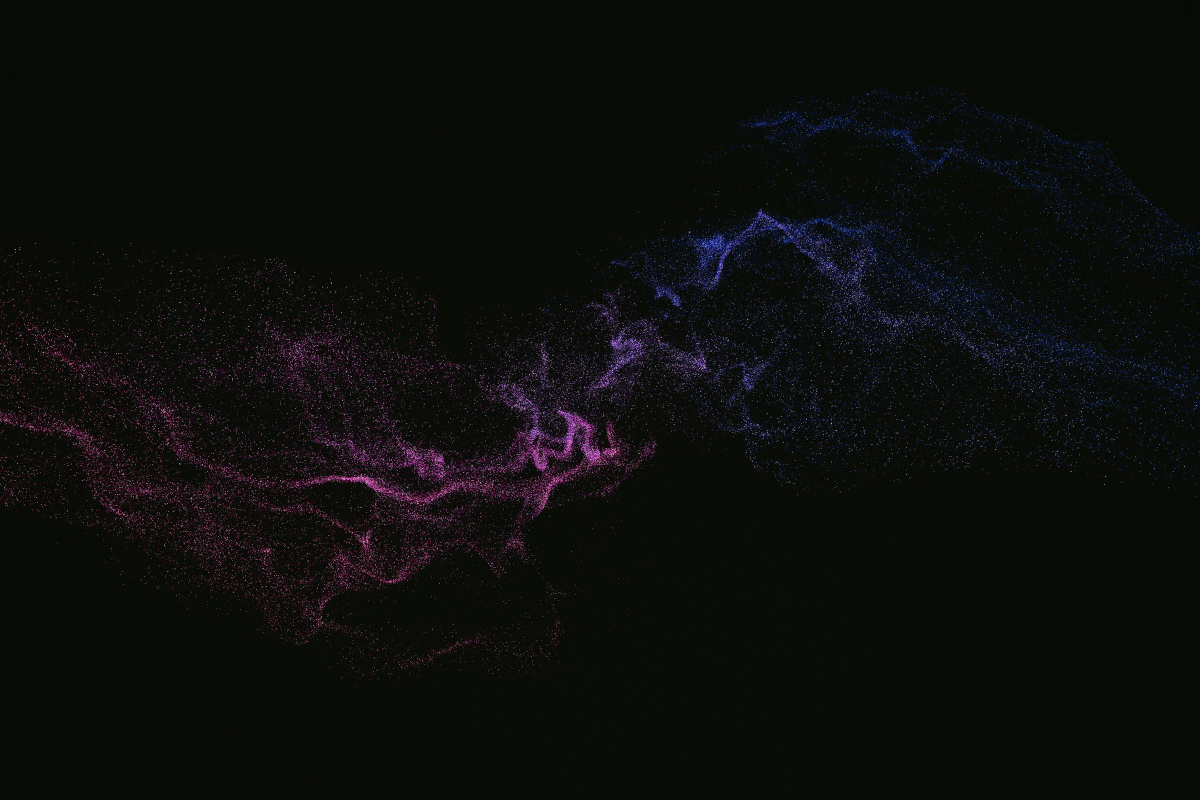
#> input picture brand/backgrounds/particles.jpg, 2400 x 1600 px (shown at 1/2 size)
$ python -i fetch-thumbnails.py   (imports and definitions only)
#> lines starting #> are read from the running program, lines starting #| are printed output that depends on the picture
#> further down, picture is the input picture: PIL image 2400x1600 RGB; mean R, G, B 12.7, 13.5, 10.7
#!/usr/bin/env python3
"""Give every YouTube video on the site its own thumbnail, stored on the site.

    python3 tools/fetch-thumbnails.py          # fetch what's missing, update the pages
    python3 tools/fetch-thumbnails.py --check  # fail if any video has no thumbnail

Every video is a click-to-play cover (<button data-youtube="ID">, assets/js/video.js). This
finds each one in public/*.html, downloads that video's thumbnail from YouTube's image server
once, and keeps it as an original in brand/thumbs/ (never overwritten; delete one to fetch it
again). From it the tool writes web copies to public/assets/img/thumbs/ and points the cover's
<img> at them: a wide copy (16:9) for wide players and a tall copy (9:16) for the tall ones.
A Short shown in a wide player gets its upright frame centred on a blurred copy of itself.
Visitors are served these copies from the site itself, so nothing is requested from YouTube
until someone presses play. Making copies needs Pillow and network access to i.ytimg.com;
--check needs neither, and runs before every push.

Thumbnail sizes YouTube may have, best first: maxresdefault and hq720 (1280x720), then
sddefault (640x480) and hqdefault (480x360), which carry black bars above and below a 16:9
picture; those bars are trimmed. Shorts also have a tall frame (oar2), used for tall players.
"""
import re
import sys
import urllib.error
import urllib.request
from io import BytesIO
from pathlib import Path

ROOT = Path(__file__).resolve().parent.parent
PUBLIC = ROOT / "public"
ORIG = ROOT / "brand" / "thumbs"
OUT = PUBLIC / "assets" / "img" / "thumbs"
WIDE = ("maxresdefault", "hq720", "sddefault", "hqdefault")
TALL = ("oar2",)
WIDE_W, TALL_W = 640, 360

# a cover: the player's div (its class says wide or tall), the button with the video's id,
# then the poster <img> the tool owns
COVER = re.compile(
    r'(<div class="(?P<cls>video[^"]*)">\s*<button type="button" data-youtube="(?P<id>[^"]+)"[^>]*>\s*)'
    r'<img [^>]*>')


# [12 lines left out: function fetch, not called in this run]


def trim_bars(im):
    """Cut the black bars YouTube pads 4:3 thumbnails with."""
    g = im.convert("L")
    w, h = g.size
#> w = 2400; h = 1600
    def dark(y):
        row = g.crop((0, y, w, y + 1)).getdata()
        return sum(row) / w < 18
    top, bottom = 0, h
#> top = 0; bottom = 1600
    while top < h // 4 and dark(top):
        top += 1
#> after the loop, top = 400
    while bottom > h - h // 4 and dark(bottom - 1):
        bottom -= 1
#> this loop made 400 passes
#> bottom on passes 1 to 3: 1599, 1598, 1597
#> after the loop, bottom = 1200
    return im.crop((0, top, w, bottom))
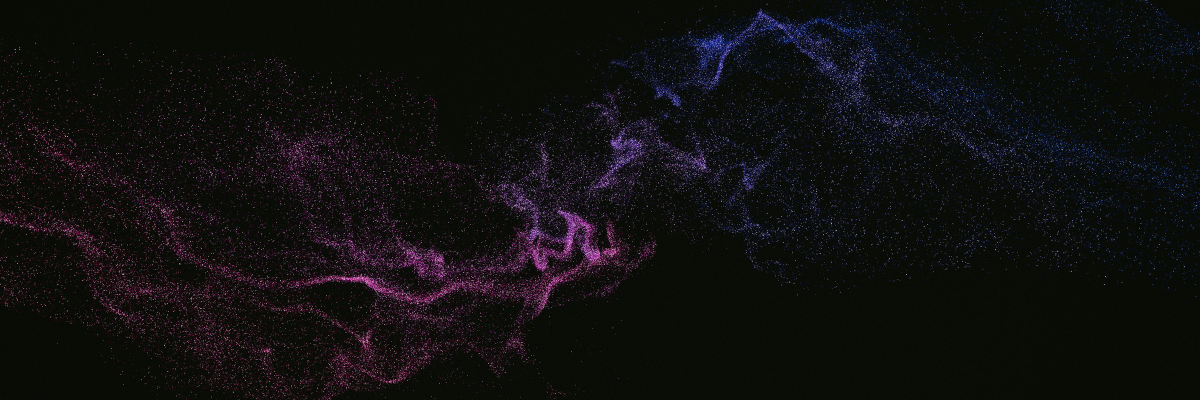
#> returned value: PIL image 2400x800 RGB (shown at 1/2 size); mean R, G, B 16.3, 15.4, 15.3


# [88 lines left out: functions cover_crop, framed_short, originals, web_copy, main, not called in this run]


# [2 lines not run here, left out]

>>> from PIL import Image
>>> picture = Image.open('../brand/backgrounds/particles.jpg')
>>> result = trim_bars(picture)
